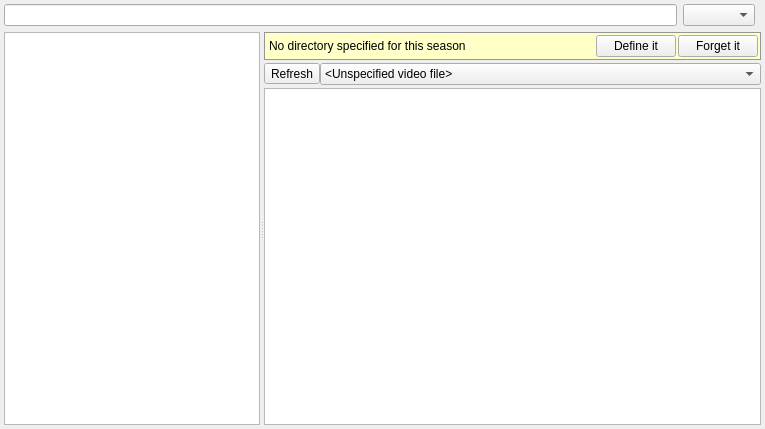
<?xml version="1.0" encoding="UTF-8"?>
<ui version="4.0">
 <class>ShowDetailWidget</class>
 <widget class="QWidget" name="ShowDetailWidget">
  <property name="geometry">
   <rect>
    <x>0</x>
    <y>0</y>
    <width>765</width>
    <height>429</height>
   </rect>
  </property>
  <property name="windowTitle">
   <string>Form</string>
  </property>
  <layout class="QGridLayout" name="gridLayout_3">
   <property name="leftMargin">
    <number>4</number>
   </property>
   <property name="topMargin">
    <number>4</number>
   </property>
   <property name="rightMargin">
    <number>4</number>
   </property>
   <property name="bottomMargin">
    <number>4</number>
   </property>
   <item row="0" column="1">
    <widget class="QComboBox" name="comboBoxEpisode"/>
   </item>
   <item row="0" column="0">
    <widget class="QLineEdit" name="lineEditSearch"/>
   </item>
   <item row="1" column="0" colspan="3">
    <widget class="QSplitter" name="splitter">
     <property name="orientation">
      <enum>Qt::Horizontal</enum>
     </property>
     <property name="childrenCollapsible">
      <bool>false</bool>
     </property>
     <widget class="QListView" name="listViewEpisodes">
      <property name="sizePolicy">
       <sizepolicy hsizetype="Preferred" vsizetype="Preferred">
        <horstretch>0</horstretch>
        <verstretch>0</verstretch>
       </sizepolicy>
      </property>
     </widget>
     <widget class="QWidget" name="widgetEpisodeDetail" native="true">
      <property name="sizePolicy">
       <sizepolicy hsizetype="Preferred" vsizetype="Preferred">
        <horstretch>1</horstretch>
        <verstretch>0</verstretch>
       </sizepolicy>
      </property>
      <layout class="QGridLayout" name="gridLayout_2">
       <property name="leftMargin">
        <number>0</number>
       </property>
       <property name="topMargin">
        <number>0</number>
       </property>
       <property name="rightMargin">
        <number>0</number>
       </property>
       <property name="bottomMargin">
        <number>0</number>
       </property>
       <property name="horizontalSpacing">
        <number>0</number>
       </property>
       <property name="verticalSpacing">
        <number>3</number>
       </property>
       <item row="1" column="1">
        <widget class="QComboBox" name="comboBoxSubtitles">
         <property name="sizePolicy">
          <sizepolicy hsizetype="Preferred" vsizetype="Fixed">
           <horstretch>1</horstretch>
           <verstretch>0</verstretch>
          </sizepolicy>
         </property>
         <item>
          <property name="text">
           <string>&lt;Unspecified video file&gt;</string>
          </property>
         </item>
        </widget>
       </item>
       <item row="1" column="0">
        <widget class="QToolButton" name="toolButtonRefreshSubtitles">
         <property name="sizePolicy">
          <sizepolicy hsizetype="Fixed" vsizetype="Fixed">
           <horstretch>0</horstretch>
           <verstretch>0</verstretch>
          </sizepolicy>
         </property>
         <property name="text">
          <string>Refresh</string>
         </property>
         <property name="icon">
          <iconset resource="icons.qrc">
           <normaloff>:/icons/resources/icons/refresh.png</normaloff>:/icons/resources/icons/refresh.png</iconset>
         </property>
        </widget>
       </item>
       <item row="2" column="0" colspan="3">
        <widget class="QTreeView" name="treeViewSubtitles">
         <property name="mouseTracking">
          <bool>true</bool>
         </property>
         <property name="textElideMode">
          <enum>Qt::ElideLeft</enum>
         </property>
         <attribute name="headerVisible">
          <bool>false</bool>
         </attribute>
        </widget>
       </item>
       <item row="0" column="0" colspan="3">
        <widget class="QWidget" name="widgetSeasonDir" native="true">
         <property name="enabled">
          <bool>true</bool>
         </property>
         <property name="sizePolicy">
          <sizepolicy hsizetype="Preferred" vsizetype="Preferred">
           <horstretch>0</horstretch>
           <verstretch>0</verstretch>
          </sizepolicy>
         </property>
         <property name="styleSheet">
          <string notr="true">QWidget#widgetSeasonDir {
background-color: rgba(255, 255, 200, 255);
border: 1px solid rgba(150, 150, 150, 255);
}</string>
         </property>
         <layout class="QGridLayout" name="gridLayout">
          <property name="leftMargin">
           <number>5</number>
          </property>
          <property name="topMargin">
           <number>3</number>
          </property>
          <property name="rightMargin">
           <number>3</number>
          </property>
          <property name="bottomMargin">
           <number>3</number>
          </property>
          <property name="spacing">
           <number>2</number>
          </property>
          <item row="0" column="2">
           <widget class="QPushButton" name="pushButtonForgetIt">
            <property name="text">
             <string>Forget it</string>
            </property>
           </widget>
          </item>
          <item row="0" column="1">
           <widget class="QPushButton" name="pushButtonDefineIt">
            <property name="text">
             <string>Define it</string>
            </property>
           </widget>
          </item>
          <item row="0" column="0">
           <widget class="QLabel" name="labelNoDirSpecified">
            <property name="sizePolicy">
             <sizepolicy hsizetype="Preferred" vsizetype="Preferred">
              <horstretch>1</horstretch>
              <verstretch>0</verstretch>
             </sizepolicy>
            </property>
            <property name="styleSheet">
             <string notr="true">color: black;
</string>
            </property>
            <property name="text">
             <string>No directory specified for this season</string>
            </property>
            <property name="margin">
             <number>0</number>
            </property>
           </widget>
          </item>
         </layout>
        </widget>
       </item>
      </layout>
     </widget>
    </widget>
   </item>
  </layout>
 </widget>
 <resources>
  <include location="icons.qrc"/>
 </resources>
 <connections/>
</ui>
